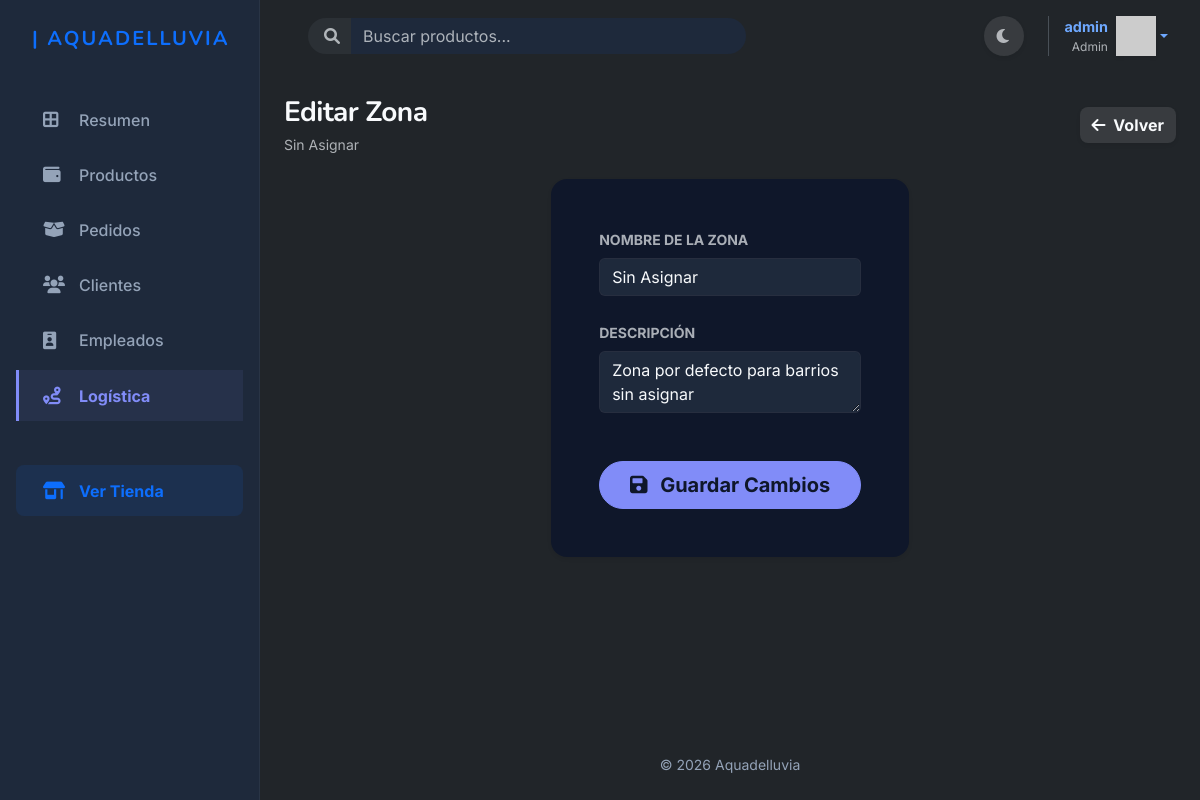
Screenshot of /logistica/zonas/3/editar/ (signed in) with the database file from the repository.
### apps/autenticacion/models.py (models this page shows, shortened)
class Usuario(AbstractUser):
    imagen_perfil = models.ImageField(upload_to='perfiles/', null=True, blank=True,default='usuarios/default.jpg')
    email = models.EmailField(unique=True)
    celular1 = models.CharField(max_length=20, null=True, blank=True)
    celular2 = models.CharField(max_length=20, null=True, blank=True)

### apps/logistica/models.py (models this page shows, shortened)
class Zona(models.Model):
    id_zona     = models.AutoField(primary_key=True)
    nombre      = models.CharField(max_length=100, unique=True)
    descripcion = models.TextField(blank=True, verbose_name='Descripción')
    class Meta:
        ordering = ['nombre']
        verbose_name = 'Zona'
        verbose_name_plural = 'Zonas'

### apps/logistica/views.py (the view)
# urls.py: path('zonas/<int:pk>/editar/',       views.editar_zona,             name='editar_zona'),
@login_required
def editar_zona(request, pk):
    if not es_admin_o_vendedor(request.user):
        messages.error(request, 'No tenés permiso para editar zonas.')
        return redirect('apps.logistica:listar_zonas')
    zona = get_object_or_404(Zona, id_zona=pk)
    if request.method == 'POST':
        form = ZonaForm(request.POST, instance=zona)
        if form.is_valid():
            form.save()
            messages.success(request, 'Zona actualizada.')
            return redirect('apps.logistica:listar_zonas')
    else:
        form = ZonaForm(instance=zona)
    return render(request, 'logistica/editar_zona.html', {'form': form, 'zona': zona})

### apps/logistica/forms.py
class ZonaForm(forms.ModelForm):
    class Meta:
        model  = Zona
        fields = ['nombre', 'descripcion']
        widgets = {
            'nombre': forms.TextInput(attrs={
                'class': 'form-control',
                'placeholder': 'Ej: Zona 1, Zona Centro, Zona Norte...'
            }),
            'descripcion': forms.Textarea(attrs={
                'class': 'form-control',
                'rows': 2,
                'placeholder': 'Descripción opcional de la zona o referencias de entrega'
            }),
        }

### apps/autenticacion/templatetags/grupos.py (called while the page is built)
@register.filter(name='has_group')
def has_group(user, group_name):
    return user.groups.filter(name=group_name).exists()

### apps/carrito/context_processors.py (called while the page is built)
def carrito_total(request):
    total_items = 0
    if request.user.is_authenticated:
        carrito = Carrito.objects.filter(usuario=request.user).first()
        if carrito:
            total_items = carrito.total_items()
    return {'carrito_total_items': total_items}

### apps/carrito/models.py (called while the page is built)
    def total_items(self):
        return sum(item.cantidad for item in self.items.all())

### apps/logistica/views.py (called while the page is built)
def es_admin_o_vendedor(user):
    return user.is_superuser or user.groups.filter(name__in=['Vendedor']).exists()

### templates/logistica/editar_zona.html (shortened to what this page needs)
{% extends 'base_dashboard.html' %}
{% block content %}
<div class="d-flex justify-content-between align-items-center mb-4">
    <div>
        <h1 class="h3 fw-bold mb-1 text-main">Editar Zona</h1>
        <p class="text-muted small mb-0">{{ zona.nombre }}</p>
    </div>
    <a href="{% url 'apps.logistica:listar_zonas' %}" class="btn btn-light border-0 shadow-sm rounded-3 hover-lift fw-bold">
        <i class="fa-solid fa-arrow-left me-1"></i> Volver
    </a>
</div>
<div class="row justify-content-center">
    <div class="col-md-5">
        <div class="card border-0 shadow-sm rounded-4 bg-surface mb-5">
            <div class="card-body p-4 p-md-5">
                <form method="post">
                    <div class="mb-4">
                        <label class="form-label fw-bold text-muted small text-uppercase">Nombre de la Zona</label>
                        {{ form.nombre }}
                    </div>
                    <div class="mb-4">
                        <label class="form-label fw-bold text-muted small text-uppercase">Descripción</label>
                        {{ form.descripcion }}
                    </div>
                    <div class="d-grid mt-5">
                        <button type="submit" class="btn btn-primary btn-glow rounded-pill fw-bold btn-lg">
                            <i class="fa-solid fa-floppy-disk me-2"></i> Guardar Cambios
                        </button>
                    </div>
                </form>
            </div>
        </div>
    </div>
</div>
{% endblock %}

### templates/base_dashboard.html (shortened to what this page needs)
{% load grupos %}
{% load static %}
<!DOCTYPE html>
<html lang="es" data-bs-theme="dark">
<head>
    <link href="https://cdn.jsdelivr.net/npm/bootstrap@5.3.8/dist/css/bootstrap.min.css" rel="stylesheet">
    <link rel="stylesheet" href="{% static 'style/dashboard.css' %}?v=8">
    <link rel="stylesheet" href="{% static 'style/productos.css' %}?v=6">
    <link rel="stylesheet" href="https://cdnjs.cloudflare.com/ajax/libs/font-awesome/6.0.0/css/all.min.css">
</head>
<body class="bg-body">
    <div id="main-wrapper">
        <aside id="sidebar" class="d-none d-lg-flex flex-column p-3 vh-100 sticky-top">
            <a href="{% url 'inicio' %}" class="navbar-brand d-flex align-items-center mb-4 mt-2 px-3 text-decoration-none">
                <span class="fs-5 fw-bold text-primary tracking-wide text-uppercase" style="letter-spacing: 2px;">| Aquadelluvia</span>
            </a>
            <ul class="nav flex-column mb-auto gap-1 mt-3">
                <li class="nav-item">
                    <a href="{% url 'dashboard' %}" class="sidebar-link {% if request.resolver_match.view_name == 'dashboard' %}active{% endif %}">
                        <i class="fa-solid fa-border-all"></i> Resumen
                    </a>
                </li>
                <li class="nav-item">
                    <a href="{% url 'apps.productos:listar_productos_admin' %}" class="sidebar-link {% if request.resolver_match.view_name == 'apps.productos:listar_productos_admin' %}active{% endif %}">
                        <i class="fa-solid fa-wallet"></i> Productos
                    </a>
                </li>
                {% if user.is_superuser or user|has_group:"Vendedor" %}
                <li class="nav-item">
                    <a href="{% url 'apps.pedidos:listar_pedidos' %}" class="sidebar-link {% if 'pedidos' in request.resolver_match.view_name %}active{% endif %}">
                        <i class="fa-solid fa-box-open"></i> Pedidos
                    </a>
                </li>
                <li class="nav-item">
                    <a href="{% url 'apps.clientes:listar_clientes' %}" class="sidebar-link {% if 'clientes' in request.resolver_match.view_name %}active{% endif %}">
                        <i class="fa-solid fa-users"></i> Clientes
                    </a>
                </li>
                <li class="nav-item">
                    <a href="{% url 'apps.empleados:listar_empleados' %}" class="sidebar-link {% if 'empleados' in request.resolver_match.view_name %}active{% endif %}">
                        <i class="fa-solid fa-id-badge"></i> Empleados
                    </a>
                </li>
                {% endif %}
                {% if user.is_superuser or user|has_group:"Vendedor" or user|has_group:"Repartidor" %}
                <li class="nav-item">
                    <a href="{% url 'apps.logistica:listar_rutas' %}" class="sidebar-link {% if 'logistica' in request.resolver_match.view_name %}active{% endif %}">
                        <i class="fa-solid fa-route"></i> Logística
                    </a>
                </li>
                {% endif %}
                <li class="nav-item mt-auto pt-3">
                    <a href="{% url 'inicio' %}" class="sidebar-link text-primary fw-bold bg-primary bg-opacity-10 mt-4 rounded-3" target="_blank">
                        <i class="fa-solid fa-shop"></i> Ver Tienda
                    </a>
                </li>
            </ul>
        </aside>
        <div id="page-content-wrapper">
            <header class="top-header">
                <form class="d-flex me-auto ms-3 d-none d-md-flex w-50" role="search" action="{% url 'apps.buscador:buscar_productos' %}" method="get">
                    <div class="input-group">
                        <span class="input-group-text bg-surface border-0 rounded-start-pill ps-3 text-muted"><i class="fa-solid fa-search"></i></span>
                        <input class="form-control bg-surface border-0 rounded-end-pill shadow-none" type="search" name="q" placeholder="Buscar productos..." aria-label="Buscar" value="{{ query}}">
                    </div>
                </form>
                <div class="d-flex align-items-center gap-3">
                    <button class="toggle-theme-btn btn btn-light rounded-circle border-0 shadow-sm text-muted" style="width: 40px; height: 40px;">
                        <i class="fa-solid fa-moon"></i>
                    </button>
                    <div class="ms-2 ps-3 border-start border-light-subtle d-flex align-items-center">
                        {% if user.is_authenticated %}
                            <div class="dropdown">
                                <a href="#" class="d-flex align-items-center text-decoration-none dropdown-toggle" id="dropdownUser" data-bs-toggle="dropdown" aria-expanded="false">
                                    <div class="text-end me-2 d-none d-md-block">
                                        <div class="fw-bold text-main" style="font-size: 0.9rem;">{{ user.username }}</div>
                                        <div class="text-muted" style="font-size: 0.75rem;">{% if user.is_superuser %}Admin{% else %}Usuario{% endif %}</div>
                                    </div>
                                    <img src="https://ui-avatars.com/api/?name={{ user.username }}&background=6466f1&color=fff&rounded=true" alt="" width="40" height="40" class="shadow-sm">
                                </a>
                            </div>
                        {% else %}
                            <a class="btn btn-outline-primary rounded-pill btn-sm fw-bold px-3" href="{% url 'apps.autenticacion:ingresar' %}">Ingresar</a>
                        {% endif %}
                    </div>
                </div>
            </header>
            <main class="container-fluid px-4 py-4 flex-grow-1">
                {% block content %}{% endblock %}
            </main>
            <footer class="footer mt-auto py-4 text-center">
                <div class="container-fluid px-4">
                    <span class="small">&copy; 2026 Aquadelluvia</span>
                </div>
            </footer>
        </div>
    </div>
</body>
</html>

### static/style/dashboard.css (style rules this page uses)
:root, [data-bs-theme="light"] { --bg-main: #F8FAFC; --bg-surface: #FFFFFF; --color-primary: #4338ca; --color-secondary: #6366f1; --color-accent: #ea580c; --text-main: #0f172a; --text-muted: #475569; --bs-info: #0284c7; --bs-info-rgb: 2, 132, 199; --bs-warning: #d97706; --bs-warning-rgb: 217, 119, 6; --bs-success: #16a34a; --bs-success-rgb: 22, 163, 74; --bs-danger: #dc2626; --bs-danger-rgb: 220, 38, 38; --sidebar-width: 260px; --sidebar-bg: #FFFFFF; --sidebar-border: #e2e8f0; --font-body: 'Inter', sans-serif; --font-heading: 'Nunito', sans-serif; --bs-body-bg: var(--bg-main); --bs-body-color: var(--text-main); --bs-primary: var(--color-primary); --bs-secondary: var(--color-secondary); }
[data-bs-theme="dark"] { --bg-main: #0F172A; --bg-surface: #1E293B; --color-primary: #818cf8; --color-secondary: #c7d2fe; --color-accent: #fbbf24; --text-main: #f8fafc; --text-muted: #94a3b8; --bs-info: #38bdf8; --bs-info-rgb: 56, 189, 248; --bs-warning: #fbbf24; --bs-warning-rgb: 251, 191, 36; --bs-success: #4ade80; --bs-success-rgb: 74, 222, 128; --bs-danger: #f87171; --bs-danger-rgb: 248, 113, 113; --sidebar-width: 260px; --sidebar-bg: #1E293B; --sidebar-border: rgba(255, 255, 255, 0.05); --bs-body-bg: var(--bg-main); --bs-body-color: var(--text-main); --bs-primary: var(--color-primary); --bs-secondary: var(--color-secondary); --bs-border-color: rgba(255, 255, 255, 0.05); }
body { background-color: var(--bs-body-bg); color: var(--bs-body-color); font-family: var(--font-body); transition: background-color 0.3s ease, color 0.3s ease; }
h1, h2, h3, h4, h5, h6, .navbar-brand { font-family: var(--font-heading); font-weight: 800; letter-spacing: -0.02em; }
h1 { font-size: 2.5rem; color: var(--color-primary); }
.hover-lift { transition: transform 0.3s ease, box-shadow 0.3s ease; }
.btn { transition: all 0.3s ease; }
.btn-glow { position: relative; }
[data-bs-theme="dark"] .btn-primary { background-color: var(--color-primary); border-color: var(--color-primary); color: var(--bg-main); }
[data-bs-theme="dark"] .btn-light { background-color: rgba(255, 255, 255, 0.1); color: var(--text-main); border-color: transparent; }
[data-bs-theme="dark"] .form-control, [data-bs-theme="dark"] .form-select { background-color: var(--bg-surface); border-color: rgba(255, 255, 255, 0.1); color: var(--text-main); }
#main-wrapper { display: flex; min-height: 100vh; }
#sidebar { width: var(--sidebar-width); background-color: var(--sidebar-bg); border-right: 1px solid var(--sidebar-border); flex-shrink: 0; transition: all 0.3s ease; }
#page-content-wrapper { flex-grow: 1; min-width: 0; display: flex; flex-direction: column; }
.sidebar-link { display: flex; align-items: center; padding: 0.85rem 1.5rem; color: var(--text-muted); font-weight: 500; text-decoration: none; transition: all 0.2s ease; border-left: 3px solid transparent; }
.sidebar-link i { width: 24px; margin-right: 12px; font-size: 1.1rem; }
.sidebar-link.active { color: var(--color-primary); border-left-color: var(--color-primary); background-color: rgba(67, 56, 202, 0.08); font-weight: 700; }
[data-bs-theme="dark"] .sidebar-link.active { background-color: rgba(129, 140, 248, 0.08); }
.top-header { background-color: transparent; padding: 1rem 2rem; display: flex; justify-content: flex-end; align-items: center; }
.footer { background-color: transparent !important; border-top: none !important; color: var(--text-muted) !important; }

### rows the page displays
Usuario: username "admin"
Zona: nombre "Sin Asignar", descripcion "Zona por defecto para barrios sin asignar"
